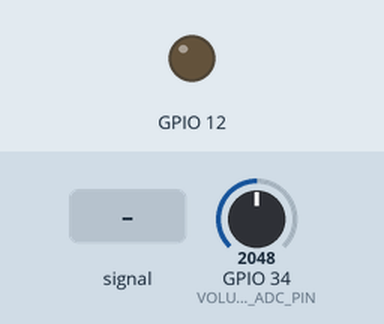
The sketch below on a simulated ESP32. Parts: output pins drawn as LEDs (lit = HIGH). The inputs (shaded band) are chosen by the test bench; at power-on: GPIO 34 (VOLUME_ADC_PIN) = 2048.

Above: at 3.2 s.
3.3 s: GPIO 34 (VOLUME_ADC_PIN) fed a 200 Hz sine of ±1023 counts around its level
At 4.6 s:
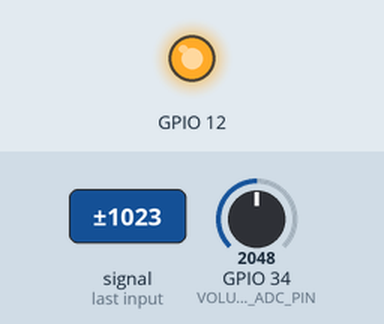
Timing chart, 0 to 6.3 s (numbered marks = the images above; inputs shaded):
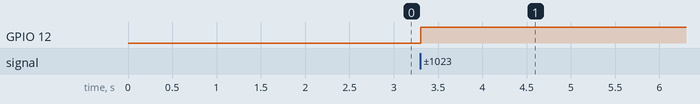

The sketch:

esp-now-sender-macropad.ino
```cpp
/*
  ESP command receiver dongle

  The ESP32 device is connected to PC over USB serial port.
  It receives commands over esp-now wifi protocol from
  other ESP32 macro boards. Received commands are sent to
  pc-serial-macro-server over the serial port.

  The receiver dongle also receives commands from PC to be executed
  on its GPIO pins. Commands are to make sounds on buzzer module.

  The code assumes the dev board has NeoPixel led. Update the code
  if your board ha different LED.

  created 10th May 2024
  by Onkar Ruikar
*/

#include <IRremote.hpp>
#include <esp_now.h>
#include <WiFi.h>

// update pin number as per your ESP32 board
#define IR_RECEIVE_PIN 15 // D15
#define VOLUME_ADC_PIN 34 // D34
typedef struct struct_message {
    int key;
} struct_message;

struct_message data;
int volume = 0;
int oldVolume = 0;
// use MAC address of dongle ESP32
uint8_t broadcastAddress[] = {0x33, 0xB6, 0xD0, 0x51, 0x9A, 0x9B};
esp_now_peer_info_t peerInfo;

int getVolume() {
  int potValue = 0;
  for (int i = 0; i<40; i++) {
    potValue += analogRead(VOLUME_ADC_PIN);
  }
  potValue /= 40;
  potValue = ((potValue * 100) / 4095);
  return 5000 + potValue;
}

void OnDataSent(const uint8_t *mac_addr, esp_now_send_status_t status) {
  if (status == ESP_NOW_SEND_SUCCESS) {
    //Serial.println("Delivery Success");
    digitalWrite(12, HIGH);
  } else {
    //Serial.println("Delivery Fail");
    digitalWrite(12, LOW);
  }
}

void sendData(int command) {
  data.key = command;
  esp_err_t result = esp_now_send(broadcastAddress, (uint8_t *) &data, sizeof(data));
  /*if (result == ESP_OK) {
    Serial.println("Sent with success");
    digitalWrite(2, HIGH);
  }
  else {
    Serial.println("Error sending the data");
    digitalWrite(2, LOW);
  }*/
}

void setup()
{
  //Serial.begin(115200);
  delay(2000);
  // connection indicator
  pinMode(12, OUTPUT);
  IrReceiver.begin(IR_RECEIVE_PIN, ENABLE_LED_FEEDBACK);

  WiFi.mode(WIFI_STA);
  if (esp_now_init() != ESP_OK) {
    //Serial.println("Error initializing ESP-NOW");
    return;
  }
  esp_now_register_send_cb(OnDataSent);
  memcpy(peerInfo.peer_addr, broadcastAddress, 6);
  peerInfo.channel = 0;
  peerInfo.encrypt = false;
  if (esp_now_add_peer(&peerInfo) != ESP_OK){
    //Serial.println("Failed to add peer");
    sleep(90000000);
    return;
  }

  oldVolume = volume = getVolume();
}

void loop()
{
  if (IrReceiver.decode())
  {
    //Serial.println(IrReceiver.decodedIRData.decodedRawData, HEX);
    //Serial.println(IrReceiver.decodedIRData.command);
    sendData(IrReceiver.decodedIRData.command);
    delay(100);
    IrReceiver.resume();
  }

  volume = getVolume();
  if(abs(volume - oldVolume) > 3) {
    oldVolume = volume;
    sendData(volume);
    //Serial.println(volume);
    delay(200);
  }
}
```

Measured:
- after the input at 3.3 s, GPIO 12: LOW → HIGH at once
